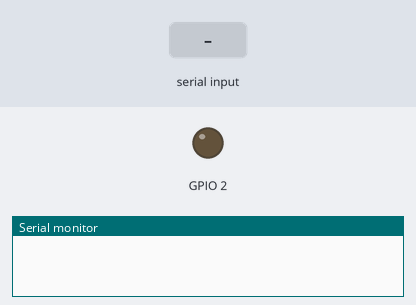
The sketch below on a simulated ESP32. On the bench: output pins drawn as LEDs (lit = HIGH), the last lines printed to the serial monitor. Dashed ring = blinking. The inputs (shaded band) are chosen by the test bench.

Above: at 1.2 s.
1.3 s: "1" received over Serial
At 2.7 s:
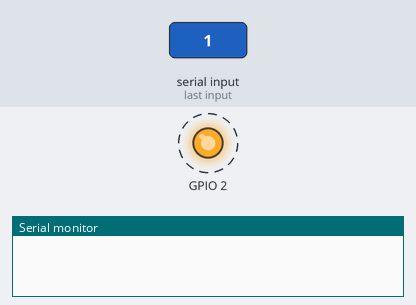
4.3 s: "0" received over Serial
At 6.1 s:
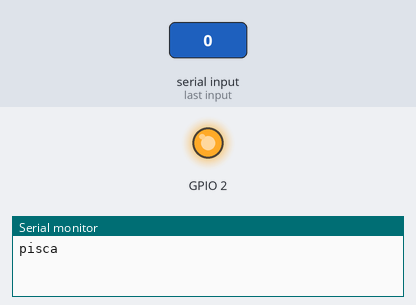
6.8 s: "liga" received over Serial
At 9.1 s:
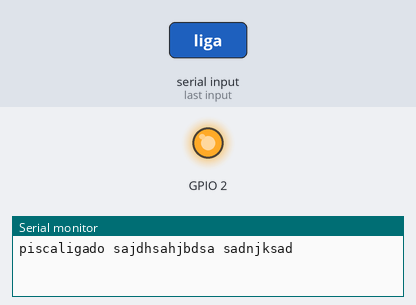
Timing chart, 0 to 10.6 s (numbered marks = the images above; inputs shaded):
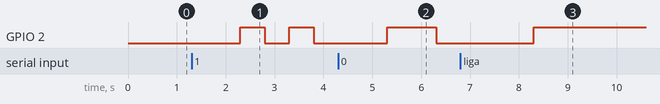

Measured:
- after the input at 1.3 s, GPIO 2: alternates HIGH for 0.50 s and LOW for 0.50 s, starting after 1.0 s
- after the input at 4.3 s, GPIO 2: LOW → HIGH after 1.0 s, → LOW 1.0 s later
- after the input at 6.8 s, GPIO 2: LOW → HIGH after 1.5 s

The sketch:

ESP32_Serial.ino
```cpp
char dado;
String dados="";
String recebido;

void setup() {
  Serial.begin(115200);
  pinMode(2, OUTPUT);
}

void loop() {

  recebido = Serial.readString();

  if (recebido.length()>0) {
    //Serial.println(recebido);
    if (recebido == "0"){
      digitalWrite(2, HIGH);
      delay(1000);
      digitalWrite(2, LOW);
      delay(1000);
    }else if (recebido == "1"){
      digitalWrite(2, HIGH);
      delay(500);
      digitalWrite(2, LOW);
      delay(500);
      digitalWrite(2, HIGH);
      delay(500);
      digitalWrite(2, LOW);
      delay(500);
      Serial.write("pisca");
    }else if (recebido == "liga"){
      digitalWrite(2, HIGH);
      Serial.print("ligado sajdhsahjbdsa sadnjksad");
    }else if (recebido == "desliga"){
      digitalWrite(2, LOW);

      Serial.println("desligado");
    }

  }
}

String lerSerial(){
  dados ="";
  dado=' ';
  while(Serial.available()>0){
    dado = (byte)Serial.read();
    dados += dado;
    dado = ' ';
    delay(1);
  }
  dados.trim();
  return dados;
}
```
